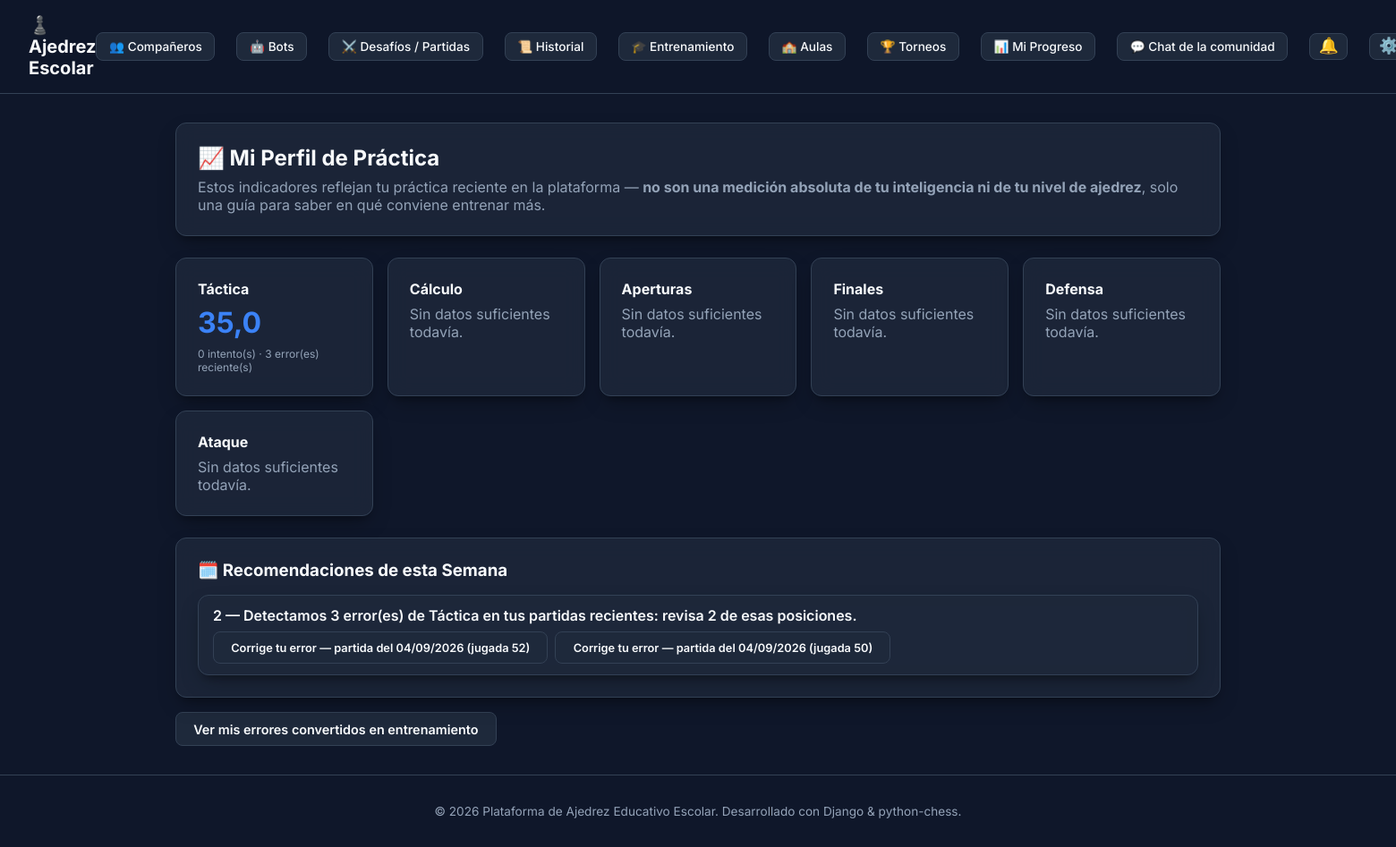
Page /personalization/ (signed in) on the committed database.
### apps/training/models.py (models this page shows, shortened)
class Puzzle(models.Model):
    class Category(models.TextChoices):
        TACTICS = 'TACTICS', 'Táctica'
        CALCULATION = 'CALCULATION', 'Cálculo'
        STRATEGY = 'STRATEGY', 'Estrategia'
        OPENINGS = 'OPENINGS', 'Aperturas'
        MIDDLEGAME = 'MIDDLEGAME', 'Medio Juego'
        ENDGAME = 'ENDGAME', 'Finales'
        DEFENSE = 'DEFENSE', 'Defensa'
        ATTACK = 'ATTACK', 'Ataque'
    class Theme(models.TextChoices):
        FORK = 'FORK', 'Doble / Horquilla'
        PIN = 'PIN', 'Clavada'
        SKEWER = 'SKEWER', 'Ataque a la Descubierta / Enfilada'
        MATE = 'MATE', 'Jaque Mate'
        OPPOSITION = 'OPPOSITION', 'Oposición'
        PAWN_ENDGAME = 'PAWN_ENDGAME', 'Final de Peones'
        ROOK_ENDGAME = 'ROOK_ENDGAME', 'Final de Torres'
        MINOR_PIECES_ENDGAME = 'MINOR_PIECES_ENDGAME', 'Final de Piezas Menores'
        OPENING_REPERTOIRE = 'OPENING_REPERTOIRE', 'Repertorio de Apertura'
        DEFENSIVE_RESOURCE = 'DEFENSIVE_RESOURCE', 'Recurso Defensivo'
        BEST_CONTINUATION = 'BEST_CONTINUATION', 'Mejor Continuación'
        POSITION_RECOGNITION = 'POSITION_RECOGNITION', 'Reconocimiento Posicional'
    class Difficulty(models.TextChoices):
        BEGINNER = 'BEGINNER', 'Principiante (1000)'
        INTERMEDIATE = 'INTERMEDIATE', 'Intermedio (1400)'
        ADVANCED = 'ADVANCED', 'Avanzado (1800)'
        MASTER = 'MASTER', 'Maestro (2200+)'
    class Objective(models.TextChoices):
        FIND_MOVE = 'FIND_MOVE', 'Encontrar una Jugada'
        FIND_SEQUENCE = 'FIND_SEQUENCE', 'Encontrar una Secuencia'
        WIN = 'WIN', 'Ganar la Posición'
        DRAW = 'DRAW', 'Conseguir Tablas'
        DEFEND = 'DEFEND', 'Defender la Posición'
        BEST_CONTINUATION = 'BEST_CONTINUATION', 'Encontrar la Mejor Continuación'
        RECOGNIZE_IDEA = 'RECOGNIZE_IDEA', 'Reconocer una Idea'
        PRACTICE_OPENING = 'PRACTICE_OPENING', 'Practicar una Apertura'
        PRACTICE_ENDGAME = 'PRACTICE_ENDGAME', 'Practicar un Final'
    class SideToMove(models.TextChoices):
        WHITE = 'WHITE', 'Blancas'
        BLACK = 'BLACK', 'Negras'
    class Status(models.TextChoices):
        DRAFT = 'DRAFT', 'Borrador'
        IN_REVIEW = 'IN_REVIEW', 'En Revisión'
        PUBLISHED = 'PUBLISHED', 'Publicado'
        REJECTED = 'REJECTED', 'Rechazado'
        ARCHIVED = 'ARCHIVED', 'Archivado'
    id = models.UUIDField(primary_key=True, default=uuid.uuid4, editable=False)
    title = models.CharField(max_length=200, verbose_name="Título")
    description = models.TextField(blank=True, verbose_name="Descripción / Instrucción")
    author = models.ForeignKey(settings.AUTH_USER_MODEL, on_delete=models.SET_NULL, null=True, blank=True)
    initial_fen = models.CharField(max_length=100, default=chess.STARTING_FEN, verbose_name="FEN Inicial")
    side_to_move = models.CharField(max_length=10, choices=SideToMove.choices, default=SideToMove.WHITE)
    category = models.CharField(max_length=20, choices=Category.choices, default=Category.TACTICS)
    theme = models.CharField(max_length=30, choices=Theme.choices, default=Theme.FORK)
    difficulty = models.CharField(max_length=20, choices=Difficulty.choices, default=Difficulty.BEGINNER)
    objective = models.CharField(max_length=30, choices=Objective.choices, default=Objective.WIN)
    solution_moves = models.JSONField(default=list, blank=True, verbose_name="Secuencia Solución (UCI)")
    variations_json = models.JSONField(default=dict, blank=True, verbose_name="Variantes Aceptadas")
    hints = models.JSONField(default=list, blank=True, verbose_name="Pistas de Ayuda")
    status = models.CharField(max_length=15, choices=Status.choices, default=Status.DRAFT)
    moderated_by = models.ForeignKey(
        settings.AUTH_USER_MODEL, on_delete=models.SET_NULL, null=True, blank=True,
        related_name='moderated_puzzles', verbose_name="Moderado por"
    )
    moderation_notes = models.TextField(blank=True, verbose_name="Notas de Moderación / Motivo de Rechazo")
    reviewed_at = models.DateTimeField(null=True, blank=True)
    created_at = models.DateTimeField(auto_now_add=True)
    updated_at = models.DateTimeField(auto_now=True)
    class Meta:
        ordering = ['-created_at']

### apps/personalization/views.py (the view)
# urls.py: path('', views.PersonalizationDashboardView.as_view(), name='personalization_dashboard'),
class PersonalizationDashboardView(LoginRequiredMixin, View):
    template_name = 'personalization/dashboard.html'
    def get(self, request):
        context = {
            'profile': StudentProfileService.compute_profile(request.user),
            'recommendations': RecommendationService.build_weekly_recommendations(request.user),
        }
        return render(request, self.template_name, context)

### apps/accounts/models.py (called while the page is built)
    @property
    def rank(self):
        from apps.ratings.elo import rank_for_elo
        return rank_for_elo(self.elo_rating)

### apps/personalization/context_processors.py (called while the page is built)
def chess_appearance(request):
    user = getattr(request, 'user', None)
    piece_set, board_theme, is_custom = resolve_user_appearance(user)
    return {
        'user_piece_set': piece_set,
        'user_board_theme': board_theme,
        'is_custom_appearance': is_custom,
        'chess_piece_sets': PIECE_SETS,
        'chess_board_themes': BOARD_THEMES,
    }

### apps/personalization/models.py (called while the page is built)
    @classmethod
    def get_solo(cls):
        obj, _ = cls.objects.get_or_create(id=1)
        return obj

### apps/personalization/recommendations.py (called while the page is built, shortened)
def _solved_puzzle_ids(user):
    return set(PuzzleAttempt.objects.filter(user=user, solved=True).values_list('puzzle_id', flat=True))

    @staticmethod
    def build_weekly_recommendations(user) -> list:
        solved_ids = _solved_puzzle_ids(user)
        recommendations = []
        recommendations.extend(RecommendationService._weak_theme_items(user, solved_ids))
        recommendations.extend(RecommendationService._error_category_items(user, solved_ids))
        recommendations.extend(RecommendationService._opening_items(user, solved_ids))
        recommendations.extend(RecommendationService._defense_attack_items(user, solved_ids))
        return recommendations

    @staticmethod
    def _weak_theme_items(user, solved_ids):
        weak_stats = [
            s for s in UserTrainingStats.objects.filter(user=user)
            if s.total_attempts >= WEAK_THEME_MIN_ATTEMPTS and s.success_rate < WEAK_THEME_SUCCESS_THRESHOLD
        ]
        weak_stats.sort(key=lambda s: s.success_rate)
        items = []
        return items

    @staticmethod
    def _opening_items(user, solved_ids):
        own_opening_puzzle_ids = DetectedGameError.objects.filter(
            student=user, category=Puzzle.Category.OPENINGS, generated_puzzle__isnull=False
        ).values_list('generated_puzzle_id', flat=True)
        target = TARGET_COUNTS['opening']
        puzzles = list(
            Puzzle.objects.filter(id__in=own_opening_puzzle_ids).exclude(id__in=solved_ids)[:target]
        )
        if not puzzles:
            return []

### apps/ratings/elo.py (called while the page is built)
def rank_for_elo(elo: int) -> PlayerRank:
    for rank in reversed(_RANKS_DESC):
        if elo >= rank.min_elo:
            return rank
    return PlayerRank.NOVATO

    @property
    def label(self) -> str:
        return self.value[0]

    @property
    def min_elo(self) -> int:
        return self.value[1]

### templates/personalization/dashboard.html (shortened to what this page needs)
{% extends 'base.html' %}
{% block content %}
<div class="card" style="margin-bottom: 1.5rem;">
    <h2>📈 Mi Perfil de Práctica</h2>
    <p style="color: var(--text-secondary); margin-top: 0.5rem;">
        Estos indicadores reflejan tu práctica reciente en la plataforma — <strong>no son una
        medición absoluta de tu inteligencia ni de tu nivel de ajedrez</strong>, solo una guía
        para saber en qué conviene entrenar más.
    </p>
</div>
<div style="display: grid; grid-template-columns: repeat(auto-fill, minmax(200px, 1fr)); gap: 1rem; margin-bottom: 1.5rem;">
    {% for indicator in profile %}
    <div class="card">
        <h4>{{ indicator.label }}</h4>
        {% if indicator.score is not None %}
            <p style="font-size: 2rem; font-weight: 700; color: var(--accent-color); margin: 0.5rem 0;">{{ indicator.score }}</p>
            <p style="font-size: 0.75rem; color: var(--text-secondary);">
                {{ indicator.attempts }} intento(s) · {{ indicator.recent_errors }} error(es) reciente(s)
            </p>
        {% else %}
            <p style="color: var(--text-secondary); margin-top: 0.5rem;">Sin datos suficientes todavía.</p>
        {% endif %}
    </div>
    {% endfor %}
</div>
<div class="card">
    <h3>🗓️ Recomendaciones de esta Semana</h3>
    <div style="display:flex; flex-direction:column; gap: 1rem; margin-top: 1rem;">
        {% for item in recommendations %}
        <div class="card" style="padding: 0.75rem 1rem;">
            <p style="font-weight: 600;">{{ item.count }} — {{ item.reason }}</p>
            <div style="display:flex; gap: 0.5rem; margin-top: 0.5rem; flex-wrap: wrap;">
                {% for puzzle in item.puzzles %}
                <a href="{% url 'puzzle_detail' puzzle.id %}" class="btn btn-secondary" style="font-size: 0.8rem;">{{ puzzle.title }}</a>
                {% endfor %}
            </div>
        </div>
        {% empty %}
        <p style="color: var(--text-secondary);">
            Todavía no hay suficiente información para generar recomendaciones. Resuelve algunos
            problemas y analiza tus partidas para empezar a recibir sugerencias personalizadas.
        </p>
        {% endfor %}
    </div>
</div>
<div style="margin-top: 1rem;">
    <a href="{% url 'personalization_my_errors' %}" class="btn btn-secondary">Ver mis errores convertidos en entrenamiento</a>
</div>
{% endblock %}

### static/css/styles.css (style rules this page uses)
:root { --bg-primary: #0f172a; --bg-surface: #1e293b; --bg-card: rgba(30, 41, 59, 0.8); --border-color: #334155; --text-primary: #f8fafc; --text-secondary: #94a3b8; --accent-color: #3b82f6; --accent-hover: #2563eb; --success-color: #10b981; --danger-color: #ef4444; --warning-color: #f59e0b; --board-light: #e8edf2; --board-dark: #6884ab; --board-frame: #2a3547; --highlight-selected: rgba(232, 176, 64, 0.42); --highlight-last: rgba(214, 177, 70, 0.48); --highlight-hover: rgba(255, 255, 255, 0.10); --highlight-hover-light: rgba(0, 0, 0, 0.06); --legal-dot: rgba(20, 20, 20, 0.28); --legal-capture: rgba(239, 68, 68, 0.42); --check-fill: rgba(239, 68, 68, 0.45); --checkmate-fill: rgba(185, 28, 28, 0.65); --clock-active: #d8eccf; --clock-low: #f3c4b8; --radius-lg: 12px; --radius-md: 8px; --shadow-lg: 0 10px 25px -5px rgba(0, 0, 0, 0.3), 0 8px 10px -6px rgba(0, 0, 0, 0.3); }
[data-board-theme="classic"] { --board-light: #e8edf2; --board-dark: #6884ab; --board-frame: #2a3547; }
* { box-sizing: border-box; margin: 0; padding: 0; }
body { font-family: 'Inter', system-ui, -apple-system, BlinkMacSystemFont, 'Segoe UI', Roboto, sans-serif; background-color: var(--bg-primary); color: var(--text-primary); min-height: 100vh; display: flex; flex-direction: column; }
.card { background: var(--bg-card); backdrop-filter: blur(12px); border: 1px solid var(--border-color); border-radius: var(--radius-lg); padding: 1.5rem; box-shadow: var(--shadow-lg); }
.btn { display: inline-flex; align-items: center; justify-content: center; gap: 0.5rem; padding: 0.6rem 1.2rem; border-radius: var(--radius-md); font-weight: 600; font-size: 0.9rem; cursor: pointer; border: none; transition: all 0.2s ease; text-decoration: none; }
.btn-secondary { background-color: var(--bg-surface); color: var(--text-primary); border: 1px solid var(--border-color); }

### rows in the picture
Puzzle: title "Corrige tu error — partida del 04/09/2026 (jugada 52)"
Puzzle: title "Corrige tu error — partida del 04/09/2026 (jugada 50)"

### other values in the picture
{{ indicator.label }} "Táctica" "Cálculo" "Aperturas" "Finales" "Defensa" "Ataque"
{{ indicator.score }} "35,0"
{{ indicator.attempts }} "0"
{{ indicator.recent_errors }} "3"
{{ item.count }} "2"
{{ item.reason }} "Detectamos 3 error(es) de Táctica en tus partidas recientes: revisa 2 de esas posiciones."
